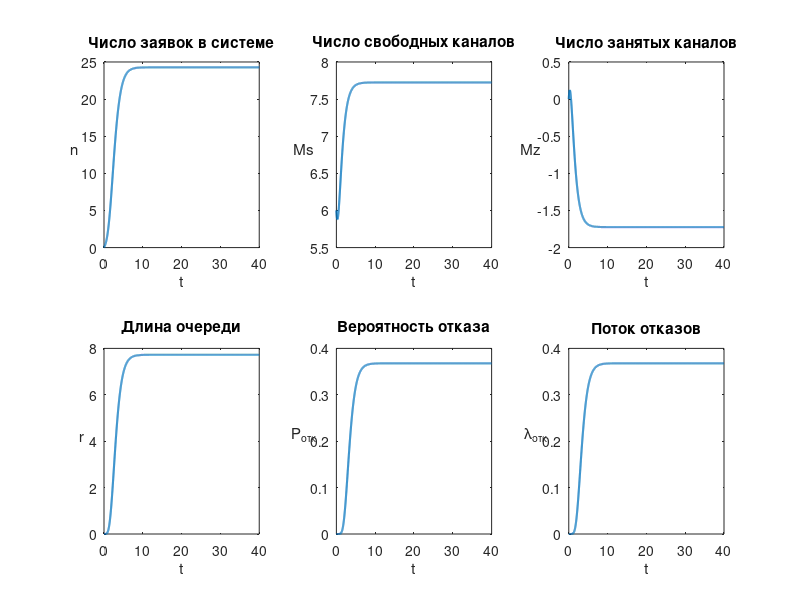
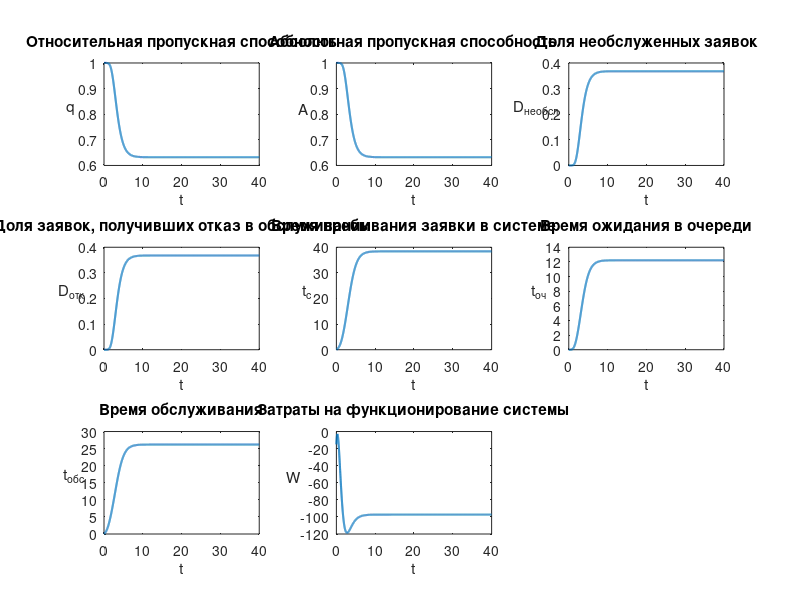

Write MATLAB code to recreate these figures, in order.
function [p, n, Ms, Mz, r, Potk, lotk, q, A_abs, Dneobsl, Dotk, t_s, toq, tobs, W] = SMO_Kolmogorov_raschet;

% Параметры
l = 1;
mu = 1;
dt = 0.01;
T = 40;
N = T/dt;
M = 12;

% Матрица A
A = [...
    -l       mu         0        0       0       0       0       0       0       0       0       0;
     l    -(l+mu)     2*mu       0       0       0       0       0       0       0       0       0;
     0       l      -(l+2*mu)  3*mu      0       0       0       0       0       0       0       0;
     0       0         l     -(l+3*mu)  4*mu     0       0       0       0       0       0       0;
     0       0         0        l    -(l+4*mu)  5*mu     0       0       0       0       0       0;
     0       0         0        0       l    -(l+5*mu)  5*mu     0       0       0       0       0;
     0       0         0        0       0       l    -(l+5*mu)  5*mu     0       0       0       0;
     0       0         0        0       0       0       l    -(l+5*mu)  5*mu     0       0       0;
     0       0         0        0       0       0       0       l    -(l+5*mu)  5*mu     0       0;
     0       0         0        0       0       0       0       0       l    -(l+5*mu)  5*mu     0;
     0       0         0        0       0       0       0       0       0       l    -(l+5*mu)  5*mu;
     0       0         0        0       0       0       0       0       0       0       l     -5*mu
];

% Начальные условия
p = zeros(N, M);
p(1,1) = 1;

% Решение
for t = 2:N
    p(t,:) = p(t-1,:) + dt * (p(t-1,:) * A);
end

% Расчёты
time = (0:N-1)*dt;
n = zeros(N,1); Ms = zeros(N,1); Mz = zeros(N,1); r = zeros(N,1);
Potk = zeros(N,1); lotk = zeros(N,1); q = zeros(N,1); A_abs = zeros(N,1);
Dneobsl = zeros(N,1); Dotk = zeros(N,1); t_s = zeros(N,1);
toq = zeros(N,1); tobs = zeros(N,1); W = zeros(N,1);

C1 = 100; C2 = 10; C3 = 20; C4 = 15;

for i = 1:N
    pi = p(i,:);
    n(i) = sum((0:11) .* pi);
    Ms(i) = 6*pi(1) + 5*pi(2) + 4*pi(3) + 3*pi(4) + 2*pi(5) + pi(6);
    Mz(i) = 6 - Ms(i);
    r(i) = 0*pi(1) + 0*pi(2) + 0*pi(3) + 0*pi(4) + 0*pi(5) + 0*pi(6) + pi(7) + 2*pi(8) + 3*pi(9) + 4*pi(10) + 5*pi(11) + 6*pi(12);
    Potk(i) = pi(12);
    lotk(i) = l * Potk(i);
    q(i) = 1 - Potk(i);
    A_abs(i) = q(i) * l;
    Dneobsl(i) = lotk(i) / l;
    Dotk(i) = Dneobsl(i);
    t_s(i) = n(i) / A_abs(i);
    toq(i) = r(i) / A_abs(i);
    tobs(i) = t_s(i) - toq(i);
    W(i) = C1*Mz(i) + C2*r(i) + C3*lotk(i) - C4*A_abs(i);
end

t_indices = 100:100:4000;

% Сохраняем значения переменных в указанные моменты времени
n_t       = n(t_indices);
Ms_t      = Ms(t_indices);
Mz_t      = Mz(t_indices);
r_t       = r(t_indices);
Potk_t    = Potk(t_indices);
lotk_t    = lotk(t_indices);
q_t       = q(t_indices);
A_t       = A_abs(t_indices);
Dneobsl_t = Dneobsl(t_indices);
Dotk_t    = Dotk(t_indices);
t_s_t     = t_s(t_indices);
toq_t     = toq(t_indices);
tobs_t    = tobs(t_indices);
W_t       = W(t_indices);

% Передаём переменные в workspace
assignin('base', 'n_t', n_t);
assignin('base', 'Ms_t', Ms_t);
assignin('base', 'Mz_t', Mz_t);
assignin('base', 'r_t', r_t);
assignin('base', 'Potk_t', Potk_t);
assignin('base', 'lotk_t', lotk_t);
assignin('base', 'q_t', q_t);
assignin('base', 'A_t', A_t);
assignin('base', 'Dneobsl_t', Dneobsl_t);
assignin('base', 'Dotk_t', Dotk_t);
assignin('base', 't_s_t', t_s_t);
assignin('base', 'toq_t', toq_t);
assignin('base', 'tobs_t', tobs_t);
assignin('base', 'W_t', W_t);

data = [n Ms Mz r Potk lotk q A_abs Dneobsl Dotk t_s toq tobs W];

% Построение графиков
titles = {'Число заявок в системе','Число свободных каналов','Число занятых каналов','Длина очереди','Вероятность отказа', 'Поток отказов','Относительная пропускная способность','Абсолютная пропускная способность','Доля необслуженных заявок', 'Доля заявок, получивших отказ в обслуживании','Время пребывания заявки в системе', 'Время ожидания в очереди', 'Время обслуживания','Затраты на функционирование системы'};
ylabels = {'n','Ms','Mz','r','P_{отк}', 'λ_{отк}','q','A','D_{необсл}','D_{отк}','t_{с}',     't_{оч}','t_{обс}','W'};

figure;
for i = 1:6
    subplot(2,3,i);
    plot(time, data(:,i), 'LineWidth', 1.5);
    title(titles{i}); xlabel('t'); ylabel(ylabels{i}, 'Rotation', 0); 
end
figure;
for i = 7:14
    subplot(3,3,i-6);
    plot(time, data(:,i), 'LineWidth', 1.5);
    title(titles{i}); xlabel('t'); ylabel(ylabels{i}, 'Rotation', 0);
end

end

[p, n, Ms, Mz, r, Potk, lotk, q, A, Dneobsl, Dotk, t_s, toq, tobs, W] = SMO_Kolmogorov_raschet;